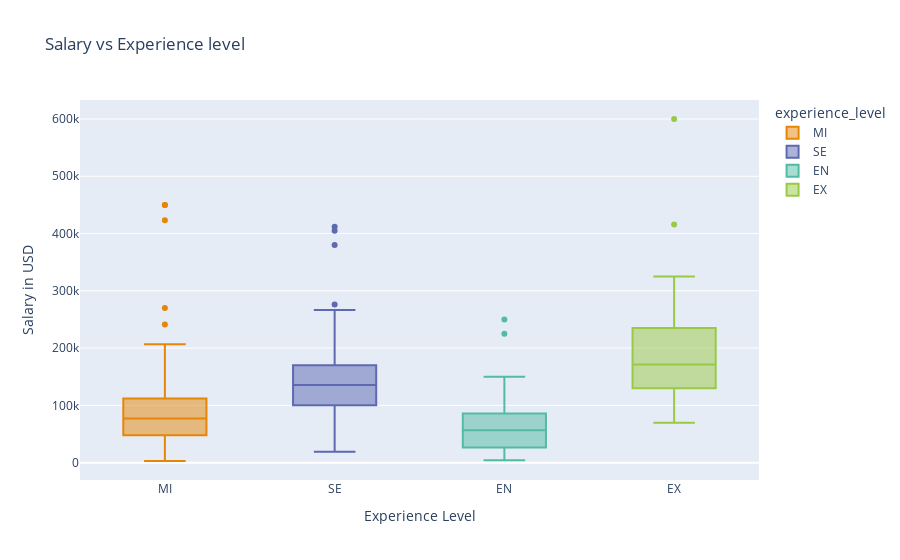

Source (notebook cell):
### Markdown cell above
### Comparing salaries of Data scientist jobs based on Experience level.

### Code cell
fig = px.box(dsjobs, x="experience_level", y="salary_in_usd",
            title = 'Salary vs Experience level', color = 'experience_level',
            color_discrete_sequence=px.colors.qualitative.Vivid)
fig.update_layout(xaxis_title="Experience Level", yaxis_title="Salary in USD")
fig.show()

### Figure 1 — Plotly figure (JSON) as saved in the notebook; plotly's stock layout.template omitted (floating-point values rounded to 4 significant figures; data arrays with more than 128 entries replaced by an {"elided": "..."} marker saying what was removed)
{"data": [{"alignmentgroup": "True", "hovertemplate": "experience_level=%{x}<br>salary_in_usd=%{y}<extra></extra>", "legendgroup": "MI", "marker": {"color": "rgb(229, 134, 6)"}, "name": "MI", "notched": false, "offsetgroup": "MI", "orientation": "v", "showlegend": true, "type": "box", "x": {"elided": "213 str values"}, "x0": " ", "xaxis": "x", "y": {"elided": "213 int values"}, "y0": " ", "yaxis": "y"}, {"alignmentgroup": "True", "hovertemplate": "experience_level=%{x}<br>salary_in_usd=%{y}<extra></extra>", "legendgroup": "SE", "marker": {"color": "rgb(93, 105, 177)"}, "name": "SE", "notched": false, "offsetgroup": "SE", "orientation": "v", "showlegend": true, "type": "box", "x": {"elided": "280 str values"}, "x0": " ", "xaxis": "x", "y": {"elided": "280 int values"}, "y0": " ", "yaxis": "y"}, {"alignmentgroup": "True", "hovertemplate": "experience_level=%{x}<br>salary_in_usd=%{y}<extra></extra>", "legendgroup": "EN", "marker": {"color": "rgb(82, 188, 163)"}, "name": "EN", "notched": false, "offsetgroup": "EN", "orientation": "v", "showlegend": true, "type": "box", "x": ["EN", "EN", "EN", "EN", "EN", "EN", "EN", "EN", "EN", "EN", "EN", "EN", "EN", "EN", "EN", "EN", "EN", "EN", "EN", "EN", "EN", "EN", "EN", "EN", "EN", "EN", "EN", "EN", "EN", "EN", "EN", "EN", "EN", "EN", "EN", "EN", "EN", "EN", "EN", "EN", "EN", "EN", "EN", "EN", "EN", "EN", "EN", "EN", "EN", "EN", "EN", "EN", "EN", "EN", "EN", "EN", "EN", "EN", "EN", "EN", "EN", "EN", "EN", "EN", "EN", "EN", "EN", "EN", "EN", "EN", "EN", "EN", "EN", "EN", "EN", "EN", "EN", "EN", "EN", "EN", "EN", "EN", "EN", "EN", "EN", "EN", "EN", "EN"], "x0": " ", "xaxis": "x", "y": [72000, 51321, 39916, 41689, 5707, 42000, 100000, 70000, 250000, 10000, 138000, 15966, 6072, 91000, 45896, 54742, 21669, 62726, 49268, 105000, 82528, 80000, 59102, 76833, 29751, 12000, 70000, 30428, 12000, 225000, 90000, 50000, 110037, 10354, 20000, 100000, 49646, 100000, 80000, 13400, 125000, 63831, 80000, 55000, 60000, 81000, 21844, 9272, 90000, 5882, 24823, 28609, 16228, 4000, 21637, 18053, 36643, 90000, 28399, 65013, 72500, 76833, 85000, 100000, 58000, 59102, 100000, 52351, 45807, 37300, 21983, 125000, 100000, 18442, 120000, 100000, 31875, 58035, 52396, 40000, 86703, 120000, 150000, 65000, 20000, 10000, 67000, 52000], "y0": " ", "yaxis": "y"}, {"alignmentgroup": "True", "hovertemplate": "experience_level=%{x}<br>salary_in_usd=%{y}<extra></extra>", "legendgroup": "EX", "marker": {"color": "rgb(153, 201, 69)"}, "name": "EX", "notched": false, "offsetgroup": "EX", "orientation": "v", "showlegend": true, "type": "box", "x": ["EX", "EX", "EX", "EX", "EX", "EX", "EX", "EX", "EX", "EX", "EX", "EX", "EX", "EX", "EX", "EX", "EX", "EX", "EX", "EX", "EX", "EX", "EX", "EX", "EX", "EX"], "x0": " ", "xaxis": "x", "y": [325000, 79833, 150000, 235000, 153667, 230000, 85000, 130026, 250000, 69741, 416000, 600000, 141846, 242000, 200000, 130000, 110000, 224000, 167875, 175000, 135000, 118187, 79039, 196979, 324000, 216000], "y0": " ", "yaxis": "y"}], "layout": {"boxmode": "overlay", "legend": {"title": {"text": "experience_level"}, "tracegroupgap": 0}, "title": {"text": "Salary vs Experience level"}, "xaxis": {"anchor": "y", "categoryarray": ["MI", "SE", "EN", "EX"], "categoryorder": "array", "domain": [0, 1], "title": {"text": "Experience Level"}}, "yaxis": {"anchor": "x", "domain": [0, 1], "title": {"text": "Salary in USD"}}}}
